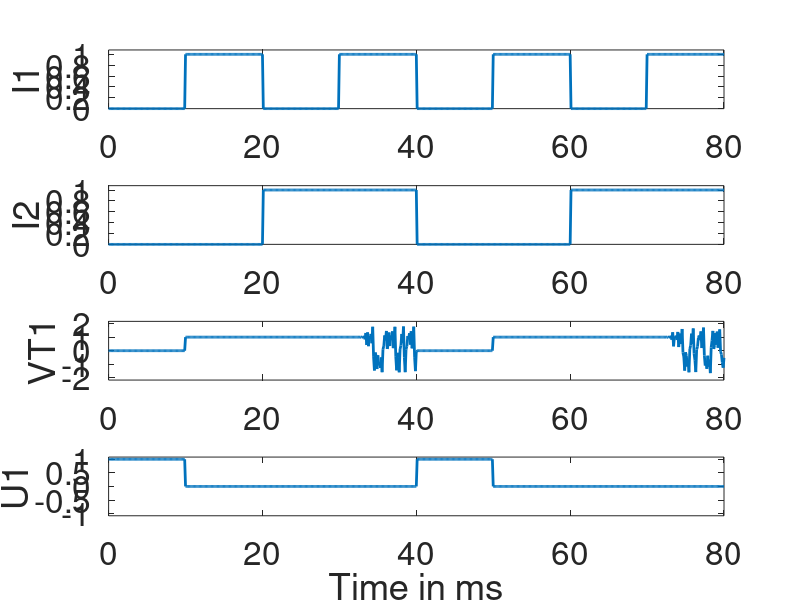
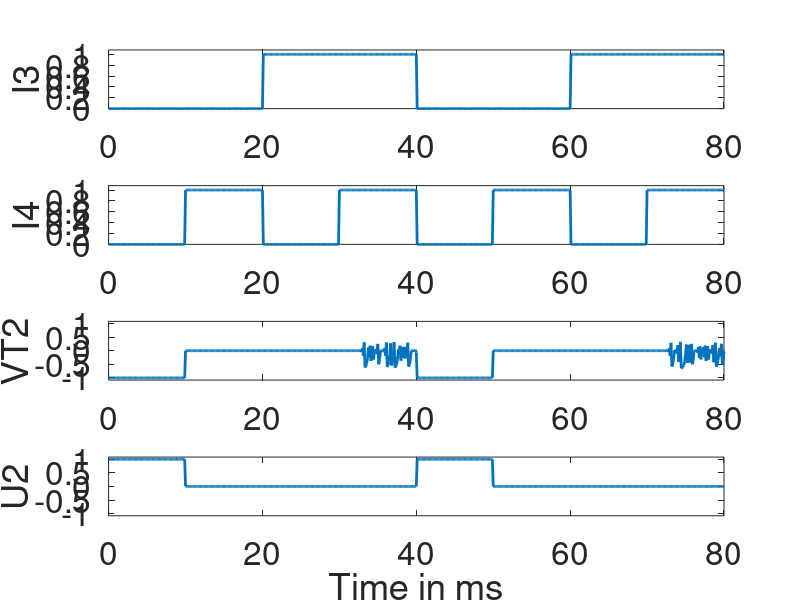

These charts were generated, in order, by the following MATLAB code:
clear

%%%External Parameters%%%
T1 = 20;  %period of I1 and I4
T2 = 40;  %period of I2 and I3
Total = 80;  %Total time of clock
freq = 1/9;  %internal frequency
%%%%%%%%%%%%%%%%%%%%%%%%%
N = Total/freq;
t = 0:freq:Total;

%%%Internal Parameters%%%
mu = 3.2;
nu = 2*mu/(1+mu^2);
%%%%%%%%%%%%%%%%%%%%%%%%%

%%%Initialization%%%
f = zeros(1,N+1);  %VT1
g = f;  %VT2
h1 = f;  %U1
h2 = f;  %U2
%%%%%%%%%%%%%%%%%%%%

%%%Inputs%%%
I1 = f;
I1(T1/(2*freq)+1:T1/freq+1) = 1;% - rand*1e-8;
I1(3*T1/(2*freq)+1:2*T1/freq+1) = 1;% - rand*1e-8;
I1(5*T1/(2*freq)+1:3*T1/freq+1) = 1;% - rand*1e-8;
I1(7*T1/(2*freq)+1:4*T1/freq+1) = 1;% - rand*1e-8;
I2 = f;
I2(T2/(2*freq)+2:T2/freq+1) = 1 + 1e-9;% - rand*1e-8;
I2(3*T2/(2*freq)+2:2*T2/freq+1) = 1 - 7e-10;% - rand*1e-8;
I3 = I2;
I4 = I1;
h1(1) = 1;
h2(1) = 1;
f(1) = 0;
g(1) = -1;
%%%%%%%%%%%%

%%%Test%%%
% subplot(2,1,1)
% plot(t,I1)
% subplot(2,1,2)
% plot(t,I2)
%%%%%%%%%%

for n = 1:N
    
    %%%Adding noise into inputs%%%
%         I1(n+1) = I1(n+1) + rand*1e-8;
%         I2(n+1) = I2(n+1) + rand*1e-8;
%         I3(n+1) = I3(n+1) + rand*1e-8;
%         I4(n+1) = I4(n+1) + rand*1e-8;
     %%%%%%%%%%%%%%%%%%%%%%%%%%%%%   
   
    %%%VT1 calculations%%%
    
    if  f(n) >= -nu*mu && f(n) < -nu
        
        yf = (1+mu)*f(n)/(1-mu) + nu*(1+mu)/(1-mu) - mu*nu;
        
    else if f(n) >= -nu && f(n) <= nu
            
            yf = mu*f(n);
            
        else
            
            yf = (1+mu)*f(n)/(1-mu) - nu*(1+mu)/(1-mu) + mu*nu;
            
        end
        
    end
    
    f(n+1) = abs(I1(n+1) - I2(n+1)) + I1(n+1)*I2(n+1)*yf;
    
    %%%%%%%%%%%%%%%%%%%%%%%%%%%%%%%%%%%%%%%%%%%%%%%%%%%%%%%%%%%%%%%%%%%%%%
    
    %%%VT2 calculations%%%
    
    if abs(g(n)-1/3) <= 1/2
    
        yg = 1/3 + 2*abs(g(n)-1/3);
        
    else
        
        yg = 1/3 + 2*(1-abs(g(n)-1/3));
        
    end
    
    g(n+1) = abs(I3(n+1) - I4(n+1)) - 1 + I3(n+1)*I4(n+1)*yg;
    
    %%%%%%%%%%%%%%%%%%%%%%%%%%%%%%%%%%%%%%%%%%%%%%%%%%%%%%%%%%%%%%%%%%%%%%
    
    %%%NOR Output calculations%%%
    
h1(n+1) = (1-I1(n+1))*(1-I2(n+1));
h2(n+1) = (1-I3(n+1))*(1-I4(n+1));
    
    %%%%%%%%%%%%%%%%%%%%%%%%%%%%%%%%%%%%%%%%%%%%%%%%%%%%%%%%%%%%%%%%%%%%%%
    
end

set(0,'defaultlinelinewidth',2)
set(0,'DefaultAxesFontSize',24)

subplot(4,1,1);
plot(t,I1);
axis([0 80 0 1.08]);
ylabel('I1')
subplot(4,1,2);
plot(t,I2);
axis([0 80 0 1.08]);
ylabel('I2')
subplot(4,1,3);
plot(t,f);
axis([0 80 -2.16 2.16]);
ylabel('VT1')
subplot(4,1,4);
plot(t,h1);
axis([0 80 -1.08 1.08]);
ylabel('U1')
xlabel('Time in ms')

figure

subplot(4,1,1);
plot(t,I3);
axis([0 80 0 1.08]);
ylabel('I3')
subplot(4,1,2);
plot(t,I4);
axis([0 80 0 1.08]);
ylabel('I4')
subplot(4,1,3);
plot(t,g);
axis([0 80 -1.08 1.08]);
ylabel('VT2')
subplot(4,1,4);
plot(t,h2);
axis([0 80 -1.08 1.08]);
ylabel('U2')
xlabel('Time in ms')


% VC1 = h1+f;
% VC2 = h2+g;
% 
% t = 1:length(VC1);
% tt=linspace(1,t(end),10000);
% xx=spline(t,VC1,tt);
% yy=spline(t,VC2,tt);
% plot(xx,yy,'linewidth',2)
% 
% figure
% plot(VC1,VC2,'.','markersize',12)
% ylabel('VC2')
% xlabel('VC1')